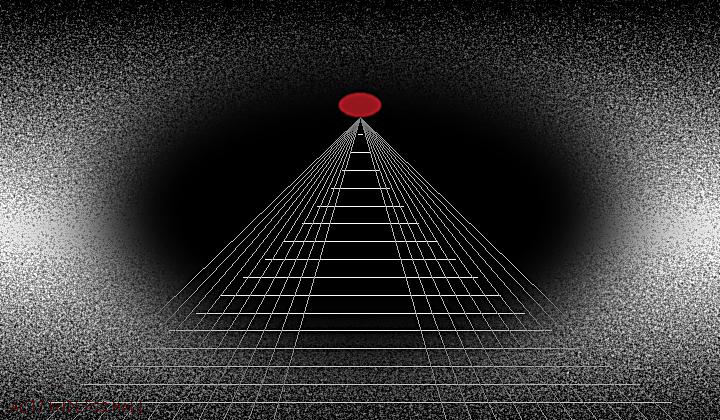
#> input picture assets/img/originals/endless_hall.png, 720 x 420 px
$ python -i replicate_generate_assets.py   (imports and definitions only)
#> lines starting #> are read from the running program, lines starting #| are printed output that depends on the picture
import argparse
import json
import os
import re
import time
import unicodedata
from dataclasses import dataclass
from pathlib import Path
from typing import Any, Dict, List, Optional, Tuple

import requests
from PIL import Image


ROOT = Path(__file__).resolve().parents[1]
DEFAULT_ASSETS_JSON = ROOT / "assets" / "stories" / "ink" / "Story_01_assets.json"
DEFAULT_STORY_MD = ROOT / "assets" / "stories" / "ink" / "Story_01.md"
STYLE_TXT = ROOT / "tools" / "replicate_style.txt"
SECRETS_JSON = ROOT / "secrets" / "replicate.local.json"

# User requirement:
TARGET_W = 1400
TARGET_H = 700
ASPECT_RATIO = "2:1"

# Replicate model slug.
# Verified via GET https://api.replicate.com/v1/models/black-forest-labs/flux-1.1-pro
DEFAULT_MODEL = "black-forest-labs/flux-1.1-pro"

# Replicate REST API
REPLICATE_API = "https://api.replicate.com/v1"

# Fallback style if tools/replicate_style.txt is empty.
# (User can override by pasting their exact style block into tools/replicate_style.txt)
DEFAULT_STYLE = (
    "Sin City graphic novel illustration style, strictly monochrome black-and-white grayscale, inked comic panel, ultra high contrast chiaroscuro, "
    "deep crushed blacks, sharp rim light, thick ink outlines, cross-hatching and halftone texture, gritty film grain, "
    "noir atmosphere, cinematic framing, selective red accent only (very minimal), dramatic shadows"
)


@dataclass(frozen=True)
class AssetTask:
    kind: str  # "BG" or "IMG"
    key: str
    out_path: Path
    prompt: str
    negative_prompt: str
    context: str


TAG_RE = re.compile(r"^#(BG|IMG)\s*:\s*([A-Za-z0-9_]+)\s*$")


# [23 lines left out: functions load_style, load_token, not called in this run]


def load_assets_map() -> Dict[str, Dict[str, str]]:
    raise RuntimeError("load_assets_map requires an explicit assets_json_path (use load_assets_map_from).")


def load_assets_map_from(assets_json_path: Path) -> Dict[str, Dict[str, str]]:
    data = json.loads(assets_json_path.read_text(encoding="utf-8"))
    return {"BG": dict(data.get("BG", {})), "IMG": dict(data.get("IMG", {}))}


def read_story_lines_from(story_path: Path) -> List[str]:
    return story_path.read_text(encoding="utf-8").splitlines()


# [242 lines left out: functions extract_context_for_key, build_prompt, _to_ascii_safe, build_tasks, replicate_create_prediction, replicate_poll and 1 more, not called in this run]


def resize_to_1400x700(path: Path) -> None:
#> called with path = '../assets/img/originals/endless_hall.png'
    im = Image.open(path).convert("RGB")
#> im is the input picture: PIL image 720x420 RGB; mean R, G, B 55.7, 55.2, 55.3
    # Preserve aspect by center-crop to 2:1 then resize.
    w, h = im.size
#> w = 720; h = 420
    target_ratio = TARGET_W / TARGET_H
    cur_ratio = w / h
#> cur_ratio = 1.71
    if abs(cur_ratio - target_ratio) > 1e-3:
        if cur_ratio > target_ratio:
            # too wide => crop width
            new_w = int(h * target_ratio)
            x0 = (w - new_w) // 2
            im = im.crop((x0, 0, x0 + new_w, h))
        else:
            # too tall => crop height
            new_h = int(w / target_ratio)
#> new_h = 360
            y0 = (h - new_h) // 2
#> y0 = 30
            im = im.crop((0, y0, w, y0 + new_h))
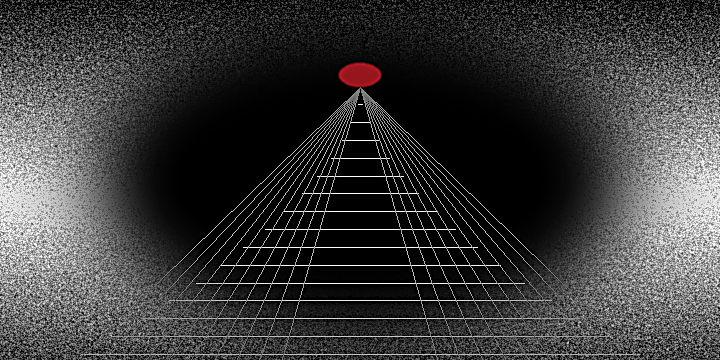
#> im: PIL image 720x360 RGB; mean R, G, B 59.3, 58.9, 58.9
    im = im.resize((TARGET_W, TARGET_H), Image.Resampling.LANCZOS)
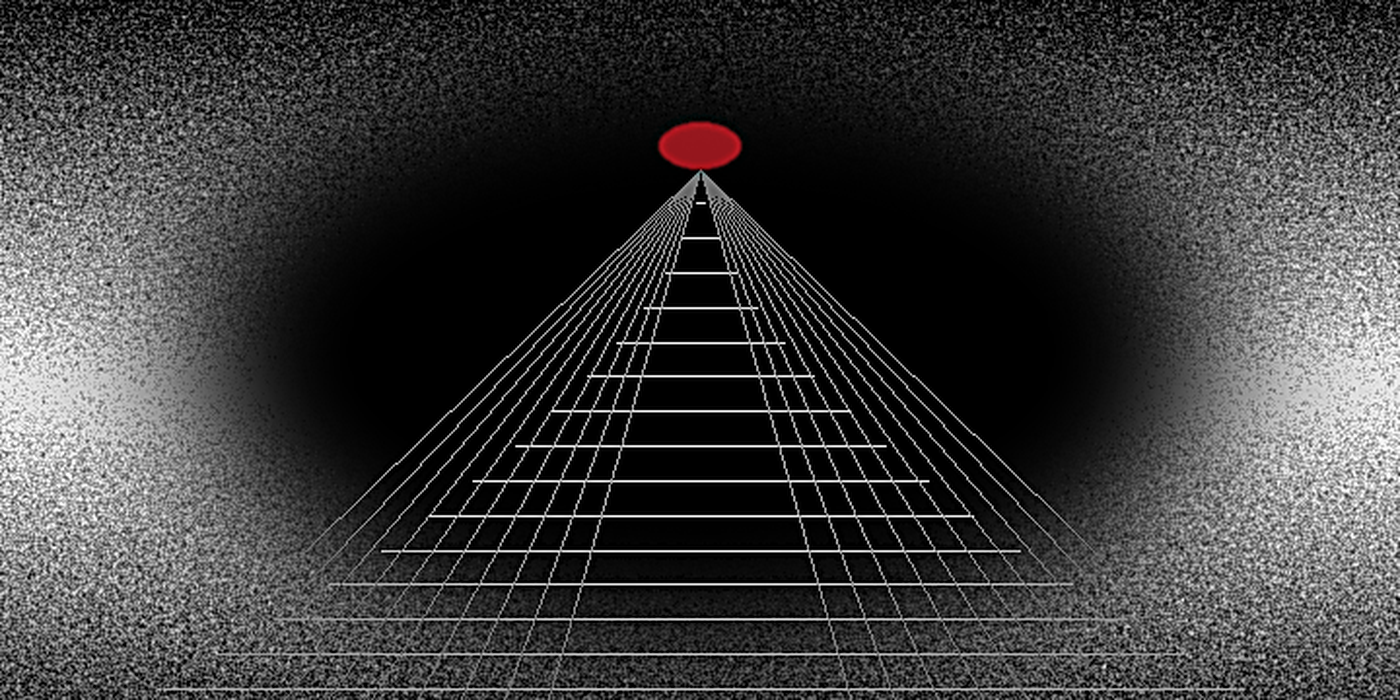
#> im: PIL image 1400x700 RGB; mean R, G, B 60.3, 59.9, 59.9
    im.save(path, quality=92, optimize=True)


# [150 lines left out: functions is_placeholder_asset, main, not called in this run]


# [2 lines not run here, left out]

>>> result = resize_to_1400x700('../assets/img/originals/endless_hall.png')

$ run again, on assets/img/originals/act1_apartment_0217.png
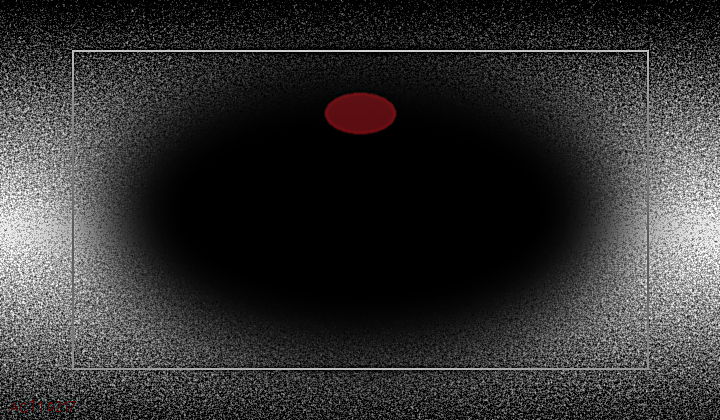
#> input picture assets/img/originals/act1_apartment_0217.png, 720 x 420 px
#> in resize_to_1400x700, im is the input picture: PIL image 720x420 RGB; mean R, G, B 51, 50.4, 50.4
#> in resize_to_1400x700, `im = im.crop((0, y0, w, y0 + new_h))`:
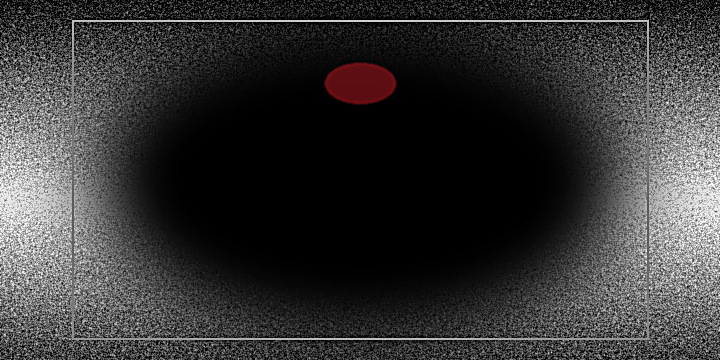
#> im: PIL image 720x360 RGB; mean R, G, B 54.5, 53.8, 53.8

$ run again, on assets/img/originals/act1_flicker_wall.png
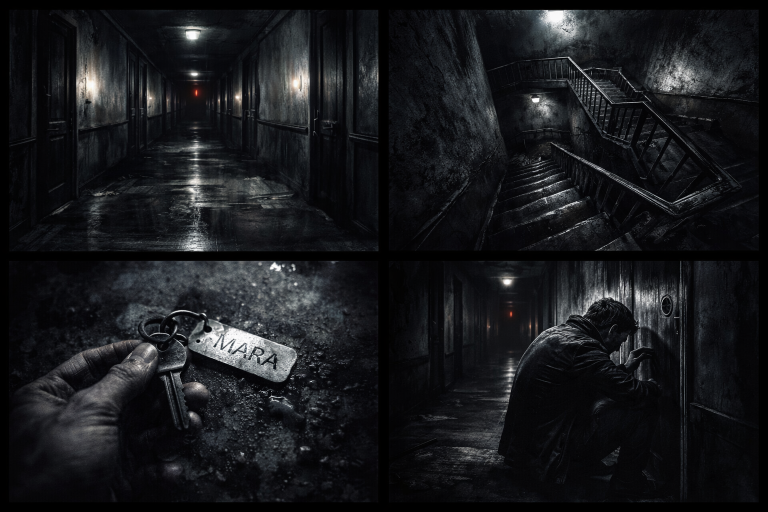
#> input picture assets/img/originals/act1_flicker_wall.png, 1536 x 1024 px (shown at 1/2 size)
#> in resize_to_1400x700, im is the input picture: PIL image 1536x1024 RGB; mean R, G, B 24.1, 25.2, 28.1
#> in resize_to_1400x700, `im = im.crop((0, y0, w, y0 + new_h))`:
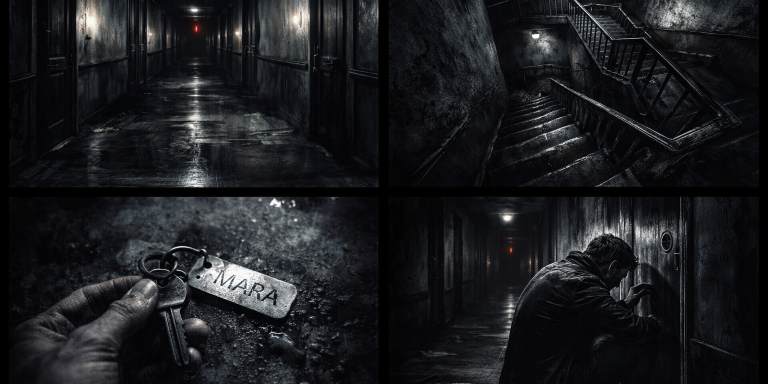
#> im: PIL image 1536x768 RGB (shown at 1/2 size); mean R, G, B 26.9, 28.1, 31.1
#> in resize_to_1400x700, `im = im.resize((TARGET_W, TARGET_H), Image.Resampling.LANCZOS)`:
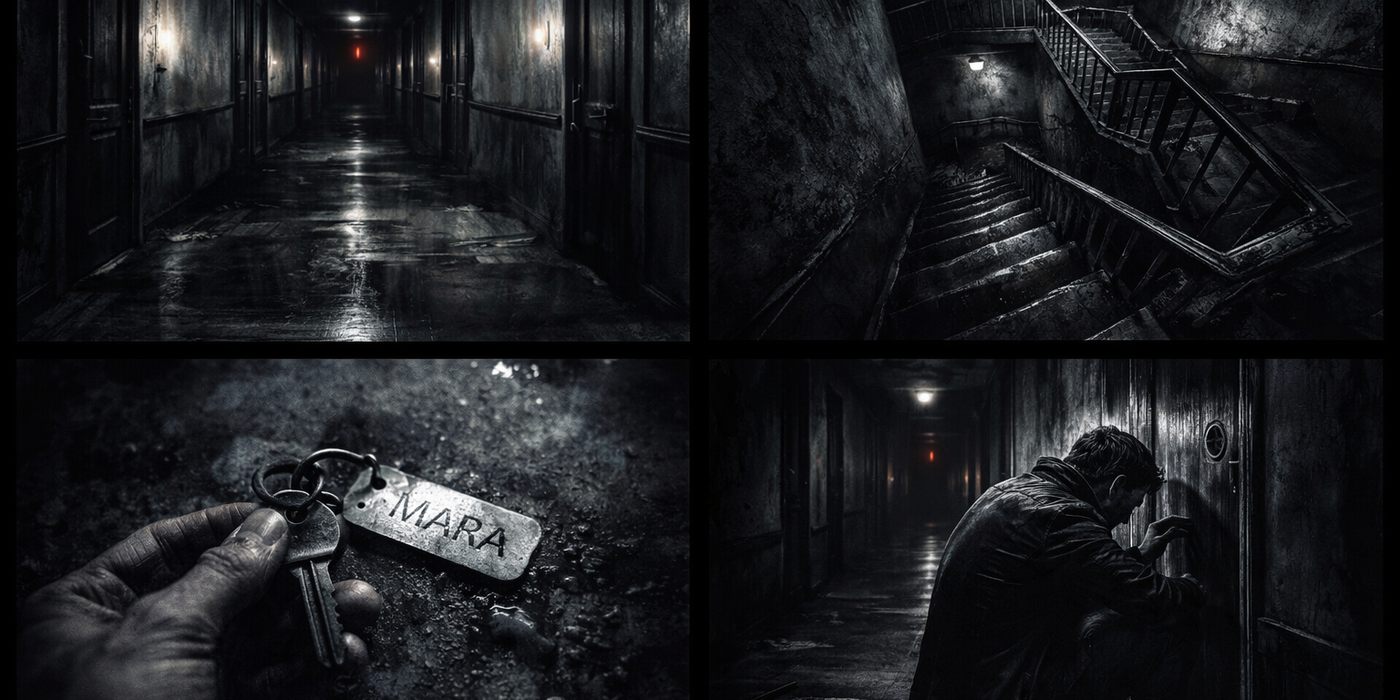
#> im: PIL image 1400x700 RGB; mean R, G, B 26.9, 28.1, 31.1
